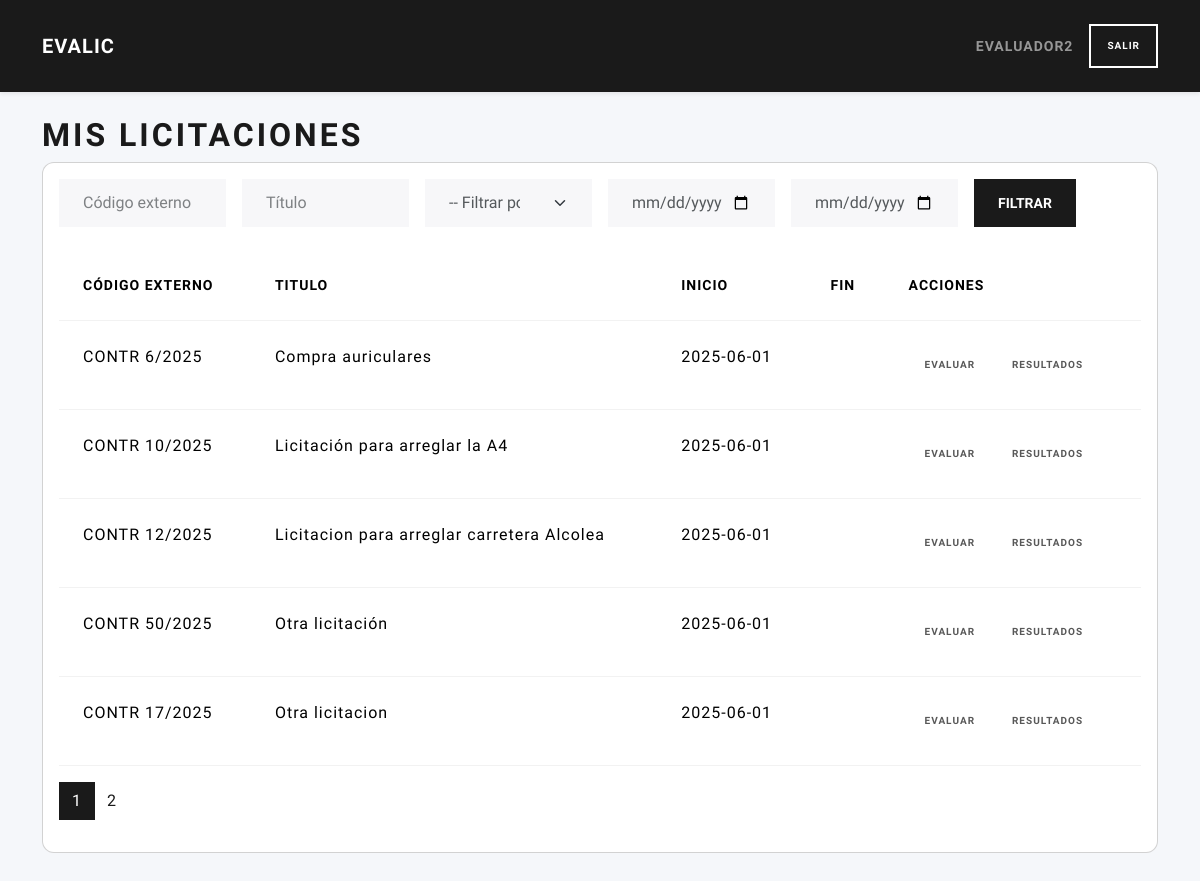
/evaluador/ (signed in), run on the app's committed database.
### tables this page shows
CREATE TABLE licitaciones (
        id INTEGER PRIMARY KEY AUTOINCREMENT,
        user_id INTEGER NOT NULL,
        external_id TEXT NOT NULL,
        title TEXT NOT NULL,
        description TEXT,
        fecha_inicio TEXT NOT NULL,
        fecha_adjudicacion TEXT,
        FOREIGN KEY (user_id) REFERENCES users(id)
    );

### routes/evaluador_routes.py (the view, shortened to what this page needs)
@evaluador_bp.route('/', methods=('GET',))
def index():
    if 'user_id' not in session or session.get('role_id') != 3:
        return redirect(url_for('auth.login'))
    user_id = session.get('user_id')
    licitaciones = listar_por_evaluador( session['user_id'])
    external_id  = request.args.get('external_id', '').strip()
    title        = request.args.get('title', '').strip()
    fecha_tipo   = request.args.get('fecha_tipo', '')
    fecha_desde  = request.args.get('fecha_desde', '')
    fecha_hasta  = request.args.get('fecha_hasta', '')
    if external_id:
       licitaciones = [
           l for l in licitaciones
           if external_id.lower() in (l['external_id'] or '').lower()
       ]
    if title:
       licitaciones = [
           l for l in licitaciones
           if title.lower() in (l['title'] or '').lower()
       ]
    page = request.args.get('page', 1, type=int)
    per_page = current_app.config.get('LIC_PER_PAGE', 5)
    total = len(licitaciones)
    total_pages = ceil(total / per_page) if total else 1
    start = (page - 1) * per_page
    end = start + per_page
    licitaciones = licitaciones[start:end]
    return render_template(
        'evaluador/index.html',
        licitaciones=licitaciones,
        total_pages=total_pages,
        current_page=page,
        request=request
    )

### models/dao.py (called while the page is built)
def close_connection(exception):
    db = getattr(g, '_database', None)
    if db is not None:
        db.close()

def get_db(app):
    if 'sqlite_db' not in g:
        g.sqlite_db = sqlite3.connect(
            app.config['DATABASE'],
            detect_types=sqlite3.PARSE_DECLTYPES
        )
        g.sqlite_db.row_factory = sqlite3.Row
    return g.sqlite_db

### models/evaluaciones_data.py (called while the page is built)
def fetch_licitaciones_by_evaluator(db, evaluator_id):
    sql = '''
        SELECT
            l.id,
            l.external_id,
            l.title,
            l.description,
            l.fecha_inicio,
            l.fecha_adjudicacion,
            sub.nombre AS etapa_actual
        FROM licitaciones l
        INNER JOIN licitaciones_evaluadores le ON l.id = le.licitacion_id
        LEFT JOIN (
            SELECT e.licitacion_id, f.nombre
            FROM etapas e
            INNER JOIN fases f ON e.fase_id = f.id
            WHERE e.fecha_inicio = (
                SELECT MAX(e2.fecha_inicio)
                FROM etapas e2
                WHERE e2.licitacion_id = e.licitacion_id
            )
        ) sub ON l.id = sub.licitacion_id
        WHERE le.usuario_id = ?
        ORDER BY l.fecha_inicio DESC
'''
    return db.execute(sql, (evaluator_id,)).fetchall()

### services/evaluaciones_service.py (called while the page is built)
def listar_por_evaluador( evaluador_id):
    db = get_db(current_app)
    return fetch_licitaciones_by_evaluator(db, evaluador_id)

### templates/evaluador/index.html (shortened to what this page needs)
{% extends 'base.html' %}
{% block content %}
<h1>Mis licitaciones</h1>
<div class="card mb-4">
  <div class="card-body">
    <form method="get" class="row g-3 mb-4 flex-nowrap">
      <div class="col-md-2">
        <input type="text" name="external_id" class="form-control" placeholder="Código externo" value="{{ request.args.get('external_id', '') }}">
      </div>
      <div class="col-md-2">
        <input type="text" name="title" class="form-control" placeholder="Título" value="{{ request.args.get('title', '') }}">
      </div>
      <div class="col-md-2">
        <select name="fecha_tipo" class="form-select">
          <option value="">-- Filtrar por fecha --</option>
        </select>
      </div>
      <div class="col-md-2">
        <input type="date" name="fecha_desde" class="form-control" value="{{ request.args.get('fecha_desde', '') }}">
      </div>
      <div class="col-md-2">
        <input type="date" name="fecha_hasta" class="form-control" value="{{ request.args.get('fecha_hasta', '') }}">
      </div>
      <div class="col-md-2">
        <button type="submit" class="btn btn-primary">Filtrar</button>
      </div>
    </form>
    <table class="table">
      <thead>
        <tr>
        <th>Código externo</th>
        <th>Titulo</th>
        <th>Inicio</th>
        <th>Fin</th>
        <th>Acciones</th>
      </tr>
    </thead>
    <tbody>
      {% for lic in licitaciones %}
      <tr>
        <td>{{ lic.external_id }}</td>
        <td>{{ lic.title }}</td>
        <td>{{ lic.fecha_inicio }}</td>
        <td>{{ lic.fecha_fin }}</td>
        <td>
          {% if lic.etapa_actual == 'Sobre2' %}
            <a href="{{ url_for('evaluador.evaluar', licitacion_id=lic.id) }}" class="btn btn-warning btn-sm">Evaluar</a>
          {% else %}
            <a href="{{ url_for('evaluador.evaluar', licitacion_id=lic.id) }}" class="btn btn-secondary btn-sm disabled" tabindex="-1" aria-disabled="true">Evaluar</a>
          {% endif %}
          {% if lic.etapa_actual == 'Cerrada' %}
            <a href="{{ url_for('evaluador.informe', licitacion_id=lic.id) }}" class="btn btn-primary btn-sm">Resultados</a>
          {% else %}
            <a href="{{ url_for('evaluador.informe', licitacion_id=lic.id) }}" class="btn btn-secondary btn-sm disabled" tabindex="-1" aria-disabled="true">Resultados</a>
          {% endif %}
        </td>
      </tr>
      {% endfor %}
    </tbody>
    </table>
    <nav aria-label="Paginación licitaciones">
  <ul class="pagination justify-content-left">
    {% for p in range(1, total_pages + 1) %}
      <li class="page-item{% if p == current_page %} active{% endif %}">
        <a class="page-link"
           href="{{ url_for('evaluador.index',
                            page=p,
                            external_id=request.args.external_id,
                            title=request.args.title,
                            fecha_tipo=request.args.fecha_tipo,
                            fecha_desde=request.args.fecha_desde,
                            fecha_hasta=request.args.fecha_hasta) }}">
          {{ p }}
        </a>
      </li>
    {% endfor %}
  </ul>
</nav>
  </div>
</div>
{% endblock %}

### templates/base.html (style rules this page uses)
body { background:#f5f7fa; }
.card { border-radius:.75rem; }

### data on the page
licitaciones: external_id "CONTR 6/2025", title "Compra auriculares", fecha_inicio "2025-06-01"
licitaciones: external_id "CONTR 10/2025", title "Licitación para arreglar la A4", fecha_inicio "2025-06-01"
licitaciones: external_id "CONTR 12/2025", title "Licitacion para arreglar carretera Alcolea", fecha_inicio "2025-06-01"
licitaciones: external_id "CONTR 50/2025", title "Otra licitación", fecha_inicio "2025-06-01"
licitaciones: external_id "CONTR 17/2025", title "Otra licitacion", fecha_inicio "2025-06-01"

### other printed values
{{ session['username'] }} "EVALUADOR2"
{{ p }} "1" "2"
